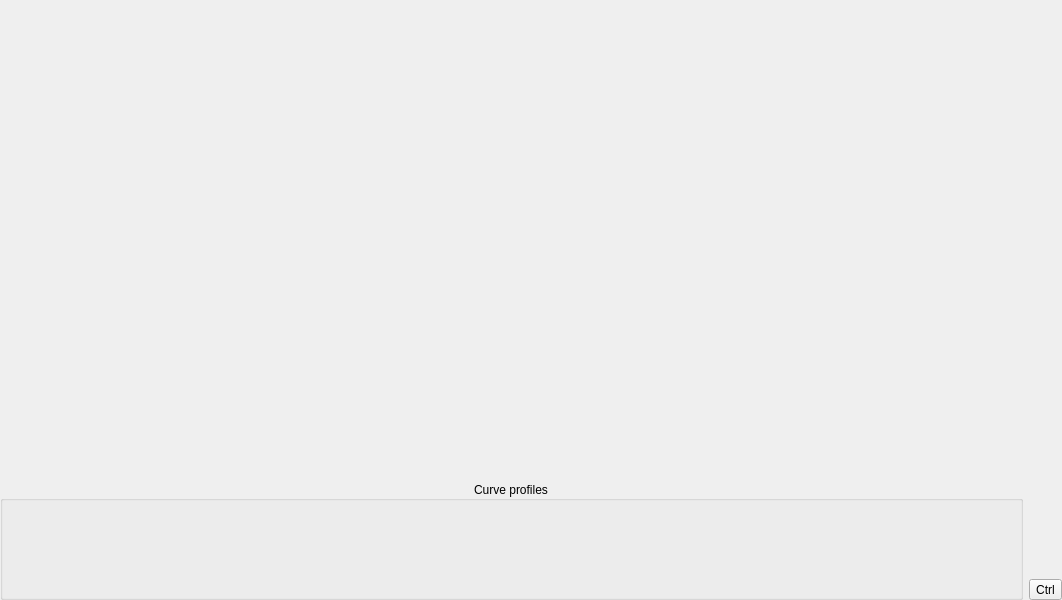
<?xml version="1.0" encoding="UTF-8"?>
<ui version="4.0">
 <class>AxesCurvesConfig</class>
 <widget class="QWidget" name="AxesCurvesConfig">
  <property name="geometry">
   <rect>
    <x>0</x>
    <y>0</y>
    <width>1062</width>
    <height>600</height>
   </rect>
  </property>
  <property name="windowTitle">
   <string>Form</string>
  </property>
  <layout class="QGridLayout" name="gridLayout" rowstretch="4,1" columnstretch="1,0">
   <property name="leftMargin">
    <number>0</number>
   </property>
   <property name="topMargin">
    <number>0</number>
   </property>
   <property name="rightMargin">
    <number>0</number>
   </property>
   <property name="bottomMargin">
    <number>0</number>
   </property>
   <item row="1" column="0">
    <widget class="QGroupBox" name="groupBox_Profiles">
     <property name="title">
      <string>Curve profiles</string>
     </property>
     <property name="alignment">
      <set>Qt::AlignCenter</set>
     </property>
     <layout class="QHBoxLayout" name="layoutH_Profiles">
      <property name="leftMargin">
       <number>6</number>
      </property>
      <property name="topMargin">
       <number>6</number>
      </property>
      <property name="rightMargin">
       <number>6</number>
      </property>
      <property name="bottomMargin">
       <number>6</number>
      </property>
     </layout>
    </widget>
   </item>
   <item row="1" column="1">
    <layout class="QVBoxLayout" name="layoutV_Help">
     <property name="bottomMargin">
      <number>0</number>
     </property>
     <item>
      <widget class="InfoLabel" name="info">
       <property name="sizePolicy">
        <sizepolicy hsizetype="Preferred" vsizetype="Preferred">
         <horstretch>0</horstretch>
         <verstretch>0</verstretch>
        </sizepolicy>
       </property>
       <property name="minimumSize">
        <size>
         <width>0</width>
         <height>0</height>
        </size>
       </property>
       <property name="maximumSize">
        <size>
         <width>999</width>
         <height>999</height>
        </size>
       </property>
       <property name="toolTip">
        <string>&lt;html&gt;&lt;head/&gt;&lt;body&gt;&lt;p&gt;Curve profiles are saves in the application configuration.&lt;/p&gt;&lt;p&gt;&lt;span style=&quot; font-size:10pt; font-weight:600;&quot;&gt;Set &lt;/span&gt;&lt;span style=&quot; font-weight:600;&quot;&gt;-&lt;/span&gt; sets profile to the current value of the curve.&lt;/p&gt;&lt;p&gt;&lt;img src=&quot;:/Images/reset.png&quot; height=&quot;16&quot;/&gt; - resets profile value.&lt;/p&gt;&lt;p&gt;Use &lt;span style=&quot; font-weight:600;&quot;&gt;CTRL&lt;/span&gt; for multiple selection.&lt;/p&gt;&lt;p&gt;You can &lt;span style=&quot; font-weight:600;&quot;&gt;drag&lt;/span&gt; curves with the &lt;span style=&quot; font-weight:600;&quot;&gt;mouse.&lt;/span&gt;&lt;/p&gt;&lt;/body&gt;&lt;/html&gt;</string>
       </property>
       <property name="alignment">
        <set>Qt::AlignBottom|Qt::AlignHCenter</set>
       </property>
      </widget>
     </item>
     <item>
      <widget class="QToolButton" name="toolButton_Ctrl">
       <property name="sizePolicy">
        <sizepolicy hsizetype="Fixed" vsizetype="Fixed">
         <horstretch>0</horstretch>
         <verstretch>0</verstretch>
        </sizepolicy>
       </property>
       <property name="text">
        <string notr="true">Ctrl</string>
       </property>
       <property name="checkable">
        <bool>true</bool>
       </property>
      </widget>
     </item>
    </layout>
   </item>
   <item row="0" column="0" colspan="2">
    <widget class="AxesCurves" name="widget_AxesCurves" native="true"/>
   </item>
  </layout>
 </widget>
 <customwidgets>
  <customwidget>
   <class>AxesCurves</class>
   <extends>QWidget</extends>
   <header>axescurves.h</header>
   <container>1</container>
  </customwidget>
  <customwidget>
   <class>InfoLabel</class>
   <extends>QLabel</extends>
   <header>infolabel.h</header>
  </customwidget>
 </customwidgets>
 <resources/>
 <connections/>
</ui>
